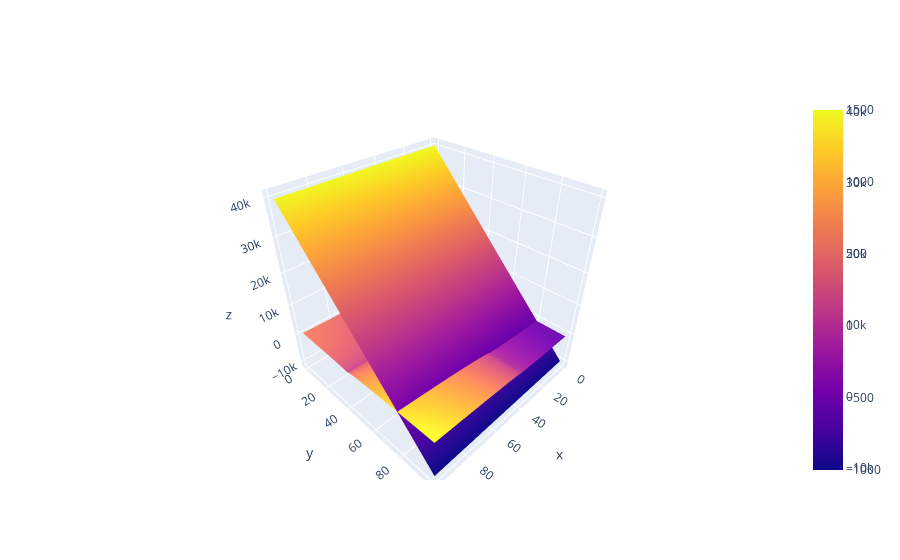

The cell this chart's notebook holds for it:
### Markdown cell above
Let us visualize the same function in 3-D to understand what it exactly looks like. 
<br>Remember we don't need all this plotting to solve the optimization problem they can be pretty easily solved. We are doing this so we can understand the basic intuition behind the whole solving process.

### Code cell
import sympy as sp
x,y = sp.symbols('x y')
paraboloid = sp.lambdify((x,y),100*(x+0j)**(2/3)*(y+0j)**(1/3))
plane = sp.lambdify((x,y),20000 - 20*x - 2000*y)
#plane2 = sp.lambdify((x,y),x+y)
import numpy as np
points = np.linspace(-10,15,100,dtype = complex)
x,y = np.meshgrid(points,points)

import plotly.graph_objects as go
fig = go.Figure(data = [go.Surface(z = np.real(paraboloid(x,y))),go.Surface(z = np.real(plane(x,y)))])
fig.show()

### Figure 1 — Plotly figure (JSON) as saved in the notebook; plotly's stock layout.template omitted (floating-point values rounded to 4 significant figures; data arrays with more than 128 entries replaced by an {"elided": "..."} marker saying what was removed)
{"data": [{"type": "surface", "z": {"elided": "100x100 float values"}}, {"type": "surface", "z": {"elided": "100x100 float values"}}], "layout": {}}
